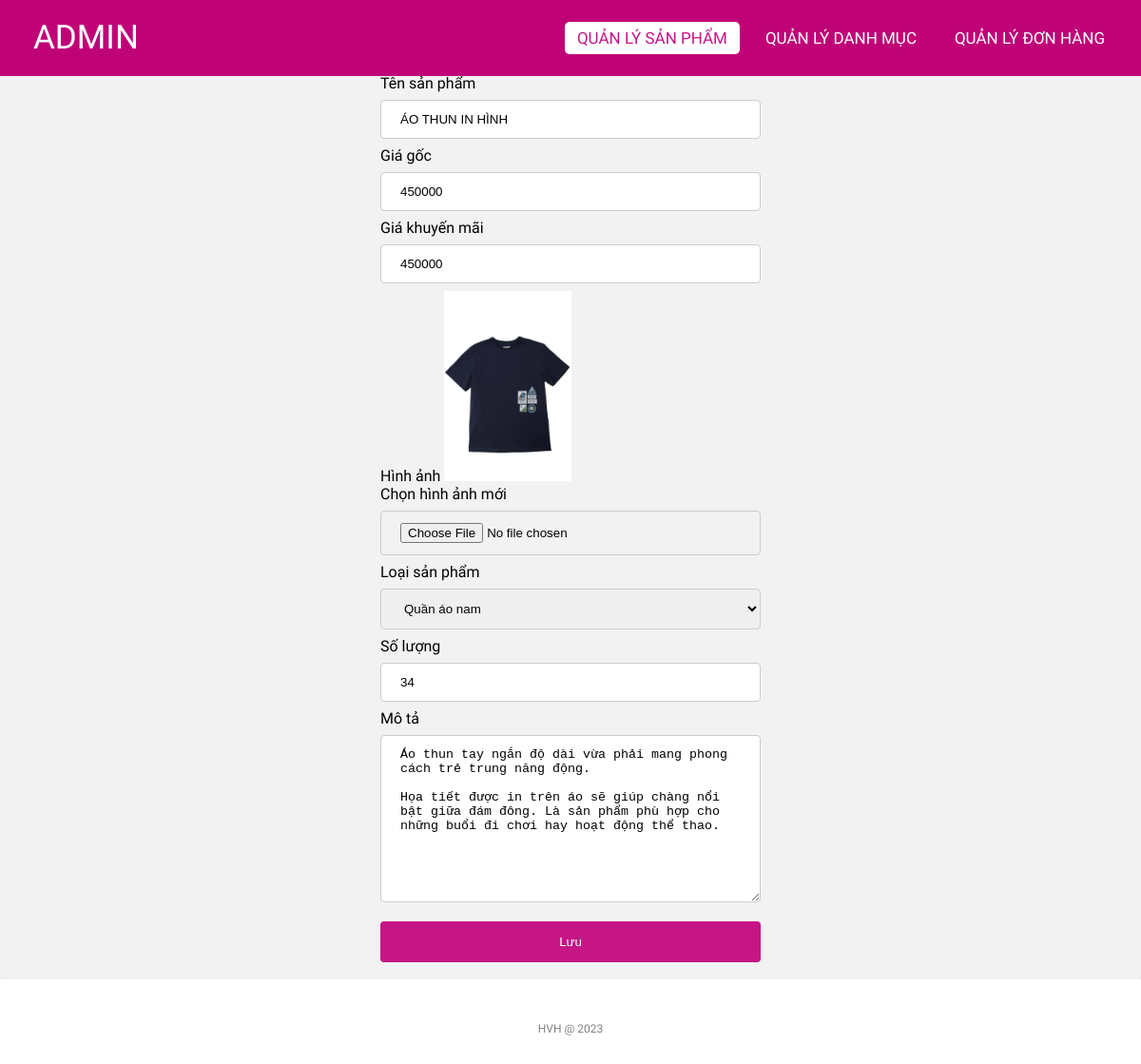
The app's page /admin/edit_product.php?id=28 (signed in) with its own data.
### tables this page shows
CREATE TABLE `products` (
  `id` int(11) NOT NULL,
  `name` varchar(255) NOT NULL,
  `originalPrice` decimal(10,0) NOT NULL,
  `promotionPrice` decimal(10,0) NOT NULL,
  `image` varchar(50) NOT NULL,
  `createdBy` int(11) NOT NULL,
  `createdDate` date NOT NULL,
  `cateId` int(11) NOT NULL,
  `qty` int(11) NOT NULL,
  `des` varchar(1000) NOT NULL,
  `status` tinyint(1) NOT NULL,
  `soldCount` int(11) NOT NULL
);

### lib/database.php (called while the page is built, shortened)
<?php
class Database extends PDO
{
  public $host   = DB_HOST;
  public $user   = DB_USER;
  public $pass   = DB_PASS;
  public $dbname = DB_NAME;
  public $link;
  private function connectDB()
  {
    $this->link = new mysqli(
      $this->host,
      $this->user,
      $this->pass,
      $this->dbname
    );
  }
  public function select($query)
  {
    $result = $this->link->query($query);
    if ($result->num_rows > 0) {
      return $result;
    } else {
      return false;
    }
  }
}

### classes/product.php (called while the page is built, shortened)
<?php
$filepath = realpath(dirname(__FILE__));
include_once($filepath . '/../lib/database.php');
?>
<?php
class product
{
    private $db;
    public function __construct()
    {
        $this->db = new Database();
    }
    public function getProductbyIdAdmin($id)
    {
        $query = "SELECT * FROM products where id = '$id'";
        $result = $this->db->select($query);
        return $result;
    }
}
?>

### classes/categories.php (called while the page is built, shortened)
<?php
$filepath = realpath(dirname(__FILE__));
include_once($filepath . '/../lib/database.php');
?>
<?php
class categories
{
    private $db;
    public function __construct()
    {
        $this->db = new Database();
    }
    public function getAll()
    {
        $query = "SELECT * FROM categories WHERE status = 1";
        $result_mysqli = $this->db->select($query);
        if ($result_mysqli) {
            $result = mysqli_fetch_all($result_mysqli, MYSQLI_ASSOC);
            return $result;
        }
        return false;
    }
}
?>

### admin/edit_product.php (the view, shortened to what this page needs)
<?php
include '../classes/product.php';
include '../classes/categories.php';
$role_id = Session::get('role_id');
if ($role_id == 1) {
    $product = new product();
    $productUpdate = mysqli_fetch_assoc($product->getProductbyIdAdmin($_GET['id']));
} else {
    header("Location:../index.php");
}
$category = new categories();
$categoriesList = $category->getAll();
?>
<!DOCTYPE html>
<html lang="en">
<head>
    <link rel="stylesheet" href="css/style.css">
    <link rel="stylesheet" href="https://cdnjs.cloudflare.com/ajax/libs/font-awesome/5.15.4/css/all.min.css">
</head>
<body>
    <nav>
        <label class="logo">ADMIN</label>
        <ul>
            <li><a href="productlist.php" class="active">Quản lý Sản phẩm</a></li>
            <li><a href="categoriesList.php">Quản lý Danh mục</a></li>
            <li><a href="orderlist.php">Quản lý Đơn hàng</a></li>
        </ul>
    </nav>
    <div class="title">
        <h1>Chỉnh sửa sản phẩm</h1>
    </div>
    <div class="container">
        <div class="form-add">
            <form action="edit_product.php?id=<?= $productUpdate['id'] ?>" method="post" enctype="multipart/form-data">
                <label for="name">Tên sản phẩm</label>
                <input type="text" id="name" name="name" placeholder="Tên sản phẩm.." value="<?= $productUpdate['name'] ?>">
                <label for="originalPrice">Giá gốc</label>
                <input type="number" id="originalPrice" name="originalPrice" value="<?= $productUpdate['originalPrice'] ?>">
                <label for="promotionPrice">Giá khuyến mãi</label>
                <input type="number" id="promotionPrice" name="promotionPrice" value="<?= $productUpdate['promotionPrice'] ?>">
                <label for="image">Hình ảnh</label>
                <img src="uploads/<?= $productUpdate['image'] ?>" style="height: 200px;" id="image"> <br>
                <label for="imageNew">Chọn hình ảnh mới</label>
                <input type="file" id="imageNew" name="image">
                <label for="cateId">Loại sản phẩm</label>
                <select id="cateId" name="cateId">
                    <?php foreach ($categoriesList as $key => $value) {
                        if ($value['id'] == $productUpdate['cateId']) { ?>
                            <option selected value="<?= $value['id'] ?>"><?= $value['name'] ?></option>
                        <?php  } else { ?>
                            <option value="<?= $value['id'] ?>"><?= $value['name'] ?></option>
                        <?php   } ?>
                    <?php } ?>
                </select>
                <label for="qty">Số lượng</label>
                <input type="number" id="qty" name="qty" value="<?= $productUpdate['qty'] ?>">
                <label for="des">Mô tả</label>
                <textarea name="des" id="des" cols="30" rows="10"><?= $productUpdate['des'] ?></textarea>
                <input type="submit" value="Lưu" name="submit">
            </form>
        </div>
    </div>
    <footer>
        <p class="copyright">HVH @ 2023</p>
    </footer>
</body>
</html>

### admin/css/style.css (style rules this page uses)
* { padding: 0; margin: 0; text-decoration: none; list-style: none; box-sizing: border-box; }
body { font-family: Mitr; background: rgb(240, 234, 234); }
nav { top: 0; position: fixed; background: #c00277; height: 80px; width: 100%; }
label.logo { color: white; font-size: 35px; line-height: 80px; padding: 0 35px; }
nav ul { float: right; margin-right: 20px; }
nav ul li { display: inline-block; line-height: 80px; margin: 0 5px; }
nav ul li a { color: white; font-size: 17px; padding: 7px 13px; border-radius: 3px; text-transform: uppercase; border-radius: 5px; transition: 0.5s; }
.active, a:hover { background-color: white; color: mediumvioletred; }
.container { margin-top: 30px; height: auto; }
.title { background-color: white; }
footer { padding: 30px 0; background-color:white; }
footer .copyright { margin-top: 15px; text-align: center; font-size: 12px; color: gray; }
.form-add { border-radius: 5px; background-color: #f2f2f2; padding: 10px 400px; }
input[type=text], input[type=file], input[type=number], textarea, select { width: 100%; padding: 12px 20px; margin: 8px 0; display: inline-block; border: 1px solid #ccc; border-radius: 4px; box-sizing: border-box; }
input[type=submit] { width: 100%; background-color: mediumvioletred; color: white; padding: 14px 20px; margin: 8px 0; border: none; border-radius: 4px; cursor: pointer; }

### records on screen
products: name "ÁO THUN IN HÌNH", originalPrice "450000", promotionPrice "450000", image (picture), qty "34", des "Áo thun tay ngắn độ dài vừa phải mang phong cách trẻ trung năng động. Họa tiết được in trên áo sẽ giúp chàng nổi bật giữa đám đông. Là sản phẩm phù hợp cho những buổi đi chơi hay hoạt động thể thao."

### other values on screen
form field cateId "Quần áo nam"
